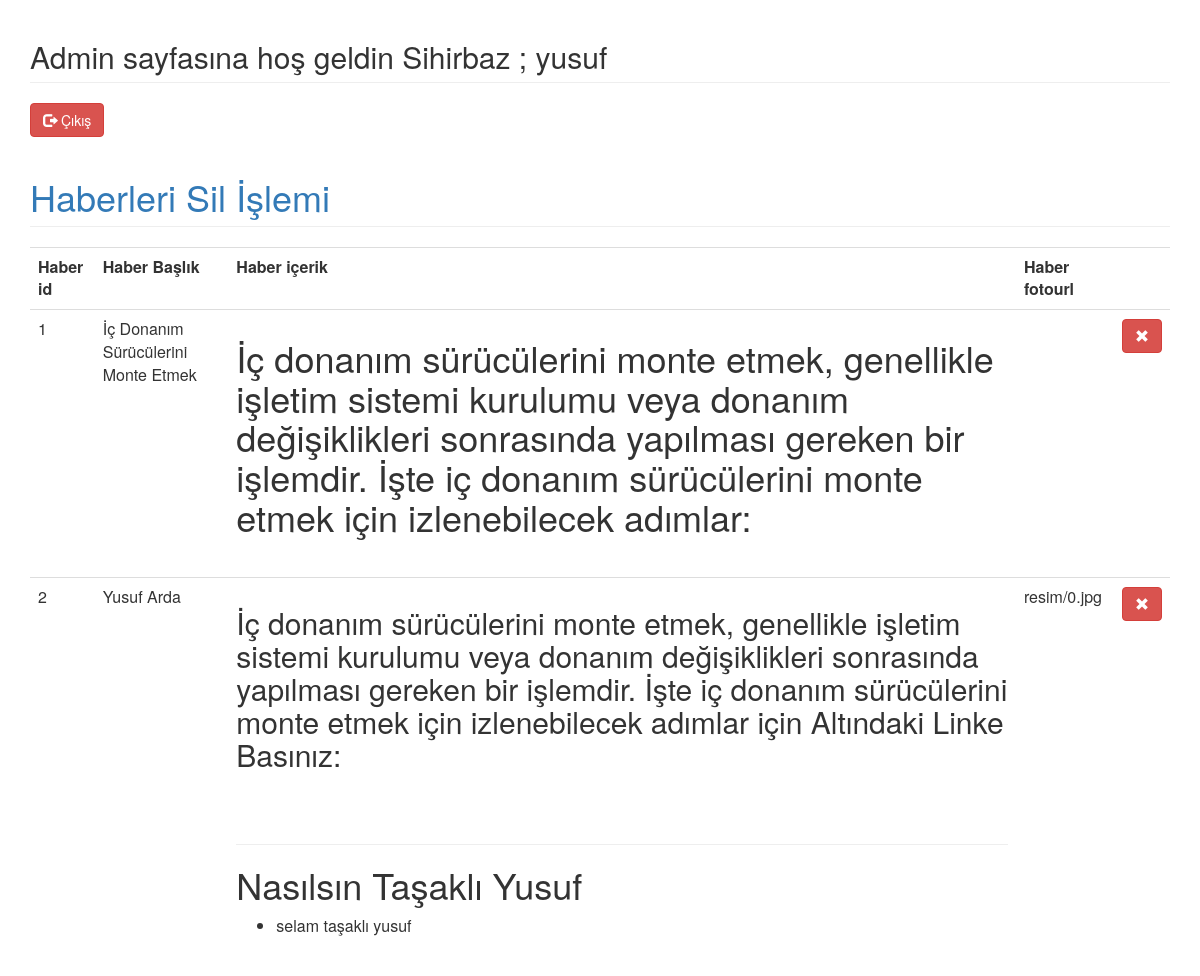
The page /adminoz.php (signed in) on the database its author committed.
### tables this page shows
CREATE TABLE `haber` (
  `haberid` int(11) NOT NULL,
  `baslik` varchar(250) NOT NULL,
  `icerik` longtext NOT NULL,
  `fotourl` varchar(40) NOT NULL
);

### adminoz.php (the view, shortened to what this page needs)
<link rel="stylesheet" type="text/css" href="bs/css/bootstrap.min.css">
	<?php
		if($_SESSION['kullanici'])
		{
			try {
				$vt=new pdo("mysql:host=localhost;dbname=haber","root","");
			} catch (PDOException $e) {
				echo $e->getMessage();
			}
			$donen=$vt->query("select * from haber")->fetchALL();
			?>
			<div class="container">
				<h2 class="page-header">Admin sayfasına hoş geldin Sihirbaz ; <?php echo $_SESSION['kullanici'] ?></h2>
				<a href="cık.php" class="btn btn-danger"><i class="glyphicon glyphicon-log-out"></i> Çıkış</a>
					<h1 class="page-header text-primary"> Haberleri Sil İşlemi</h1>
				<table class="table">
					<tr>
						<th>Haber id</th>
						<th>Haber Başlık</th>
						<th>Haber içerik</th>
						<th>Haber fotourl</th>
						<th></th>
					</tr>
					<?php foreach ($donen as $kayit): ?>
						<tr>
							<td><?= $kayit['haberid']; ?> </td>
							<td><?= $kayit['baslik']; ?></td>
							<td><?= $kayit['icerik']; ?></td>
							<td><?= $kayit['fotourl']; ?></td>
							<td> <a class="btn btn-danger glyphicon glyphicon-remove" href="adminsil.php?id=<?= $kayit['haberid']; ?>"></a> </td>
						</tr>
					<?php endforeach ?>
				</table>
			</div>
			<?php
		}
		else
		{
			echo "<script> alert('bu Sayfayı görmeye yetikiniz yok') </script>";
			echo "<script> window.location.href='anasayfam.php' </script>";
		}
?>

### rows shown on the page
haber: haberid "1", baslik "İç Donanım Sürücülerini Monte Etmek", icerik "İç donanım sürücülerini monte etmek, genellikle işletim sistemi kurulumu veya donanım değişiklikleri sonrasında yapılması gereken bir işlemdir. İşte iç donanım sürücülerini monte etmek için izlenebilecek adımlar:"
haber: haberid "2", baslik "Yusuf Arda", icerik "İç donanım sürücülerini monte etmek, genellikle işletim sistemi kurulumu veya donanım değişiklikleri sonrasında yapılması gereken bir işlemdir. İşte iç donanım sürücülerini monte etmek için izlenebilecek adımlar için Altındaki Linke Basınız: Nasılsın Taşaklı Yusuf selam taşaklı yusuf", fotourl "resim/0.jpg"

### other values the page prints
$_SESSION['kullanici'] "yusuf"
